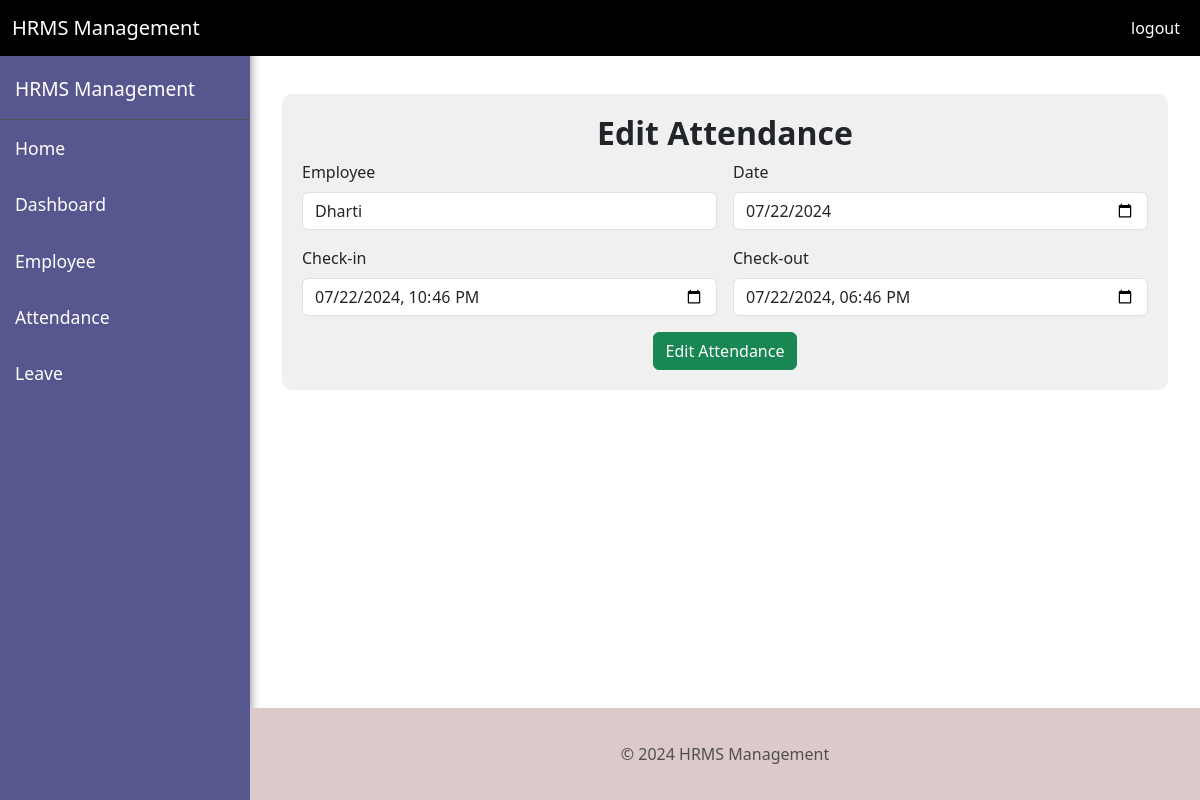
Page /hr/attendancedetails/editattendance/1 (signed in) on the committed database.
### myapp/models.py (models this page shows, shortened)
class EmployeeAttendance(models.Model):
    employee = models.ForeignKey('Employee', on_delete=models.CASCADE)
    date = models.DateField()
    check_in = models.DateTimeField()
    check_out = models.DateTimeField()
    manually_updated = models.BooleanField(default=False)

class Employee(models.Model):
    name = models.CharField(max_length=100)
    email = models.EmailField(max_length=254)
    phone_no = models.IntegerField()
    joining_date = models.DateField()
    designation = models.CharField(max_length=100 , choices = [
        ('Frontend Developer' , 'Frontend Developer'),
        ('QA' , 'Quality Assurance'),
        ('UI/UX' , 'UI/UX Designer'),
        ('Full Stack Developer' , 'Full Stack Developer'),
        ('Backend Developer' , 'Backend Developer')
    ])

### myapp/views.py (the view)
# urls.py: path('hr/attendancedetails/editattendance/<int:id>',views.editAttendance , name='hr_edit_attendance'),
@login_required(login_url='login')
def editAttendance(request, id):
    edit_atd = get_object_or_404(EmployeeAttendance, pk=id)
    return render(request, 'hr/edit_attendance.html', {'edit_atd': edit_atd})

### templates/hr/edit_attendance.html (shortened to what this page needs)
<!DOCTYPE html>
<html lang="en">
<head>
    <link href="https://cdn.jsdelivr.net/npm/bootstrap@5.3.3/dist/css/bootstrap.min.css" rel="stylesheet">
</head>
<body>
    <header>
        <nav class="navbar navbar-expand-lg fixed-top">
            <div class="container-fluid">
                <a class="navbar-brand" href="#">HRMS Management</a>
                <div class="collapse navbar-collapse justify-content-end" id="navbarNav">
                    <ul class="navbar-nav">
                        <li class="nav-item">
                            <a class="nav-link" href="{% url 'logout' %}">logout</a>
                        </li>
                    </ul>
                </div>
            </div>
        </nav>
    </header>
    <div class="container-fluid mt-5">
        <button class="navbar-toggler ms-auto" type="button" onclick="toggleSidebar()">
            <span class="navbar-toggler-icon"></span>
        </button>
    </div>
    <div class="sidebar" id="sidebar">
        <div class="sidebar-header">HRMS Management</div>
        <a href="{% url 'home' %}" class="home">Home</a>
        <a href="{% url 'hr_dashboard' %}">Dashboard</a>
        <a href="{% url 'hr_employee_details' %}">Employee</a>
        <a href="{% url 'hr_attendance_details' %}">Attendance</a>
        <a href="{% url 'hr_apply_leave_details' %}">Leave</a>
    </div>
    <div class="content" id="content">
        <div class="container">
            <div class="form-container" style="background-color: #f0f0f0; padding: 20px; border-radius: 10px;">
                <h2 class="title text-center fw-bolder">Edit Attendance</h2>
                <form method="POST" id="attendance-form" action="">
                    <div class="row g-3">
                        <div class="col-md-6">
                            <div class="input-container">
                                <label for="employee" class="form-label">Employee</label>
                                <input type="text" class="form-control" id="employee" name="employee" value="{{ edit_atd.employee.name }}">
                            </div>
                        </div>
                        <div class="col-md-6">
                            <div class="input-container">
                                <label for="date" class="form-label">Date</label>
                                <input type="date" class="form-control" id="date" name="date" value="{{ edit_atd.date|date:'Y-m-d' }}">
                            </div>
                        </div>
                        <div class="col-md-6">
                            <div class="input-container">
                                <label for="check-in" class="form-label">Check-in</label>
                                <input type="datetime-local" class="form-control" id="check_in" name="check_in" value="{{ edit_atd.check_in|date:'Y-m-d\TH:i' }}">
                            </div>
                        </div>
                        <div class="col-md-6">
                            <div class="input-container">
                                <label for="check-out" class="form-label">Check-out</label>
                                <input type="datetime-local" class="form-control" id="check_out" name="check_out" value="{{ edit_atd.check_out|date:'Y-m-d\TH:i' }}">
                            </div>
                        </div>
                        <div class="col-12">
                            <div class="button-container text-center">
                                <button type="button" class="btn btn-success">Edit Attendance</button>
                            </div>
                        </div>
                    </div>
                </form>
            </div>
        </div>
    </div>
    <br>
    <br>
    <br>
    <br>
    <footer class="footer mt-auto py-3 fixed-bottom">
        <div class="container">
            <span class="text-muted">&copy; 2024 HRMS Management</span>
        </div>
    </footer>
</body>
</html>

### templates/hr/edit_attendance.html (style rules this page uses)
.navbar-toggler { margin-left: auto; }
.sidebar { height: 100vh; position: fixed; top: 0; left: -250px; width: 250px; background-color: #57578f; padding-top: 60px; transition: left 0.3s ease; box-shadow: 0 0 10px rgba(0, 0, 0, 0.5); }
.sidebar a { padding: 15px; display: block; color: #fff; text-decoration: none; font-size: 1.1em; transition: background-color 0.3s ease, color 0.3s ease; }
.content { margin-left: 0; padding: 20px; transition: margin-left 0.3s ease; }
.sidebar-header { color: #fff; padding: 15px; font-size: 1.2em; border-bottom: 1px solid #495057; }
@media (min-width: 768px) { .sidebar { left: 0; width: 250px; } }
@media (min-width: 768px) { .content { margin-left: 250px; } }
header nav { background-color: #000000; }
header nav .container-fluid .nav-link { color: #fff; }
header nav .container-fluid .navbar-brand { color: #fff; }
footer { background-color: #dcc9c9; text-align: center; line-height: 60px; padding: 10px 0; margin-left: 250px; }

### rows in the picture
EmployeeAttendance: employee "Dharti", date "07/22/2024", check_in "07/22/2024 22:46", check_out "07/22/2024 18:46"
